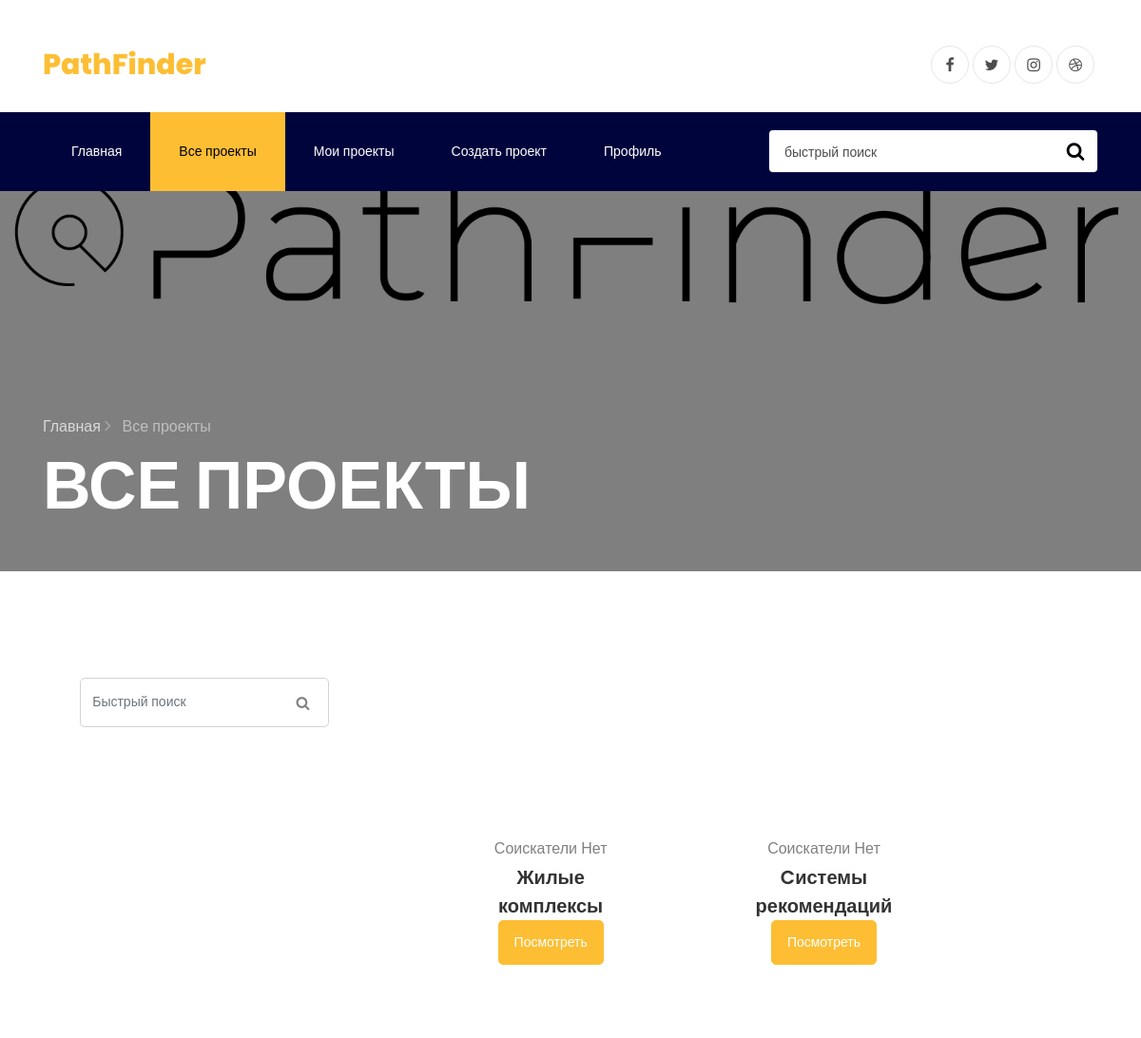
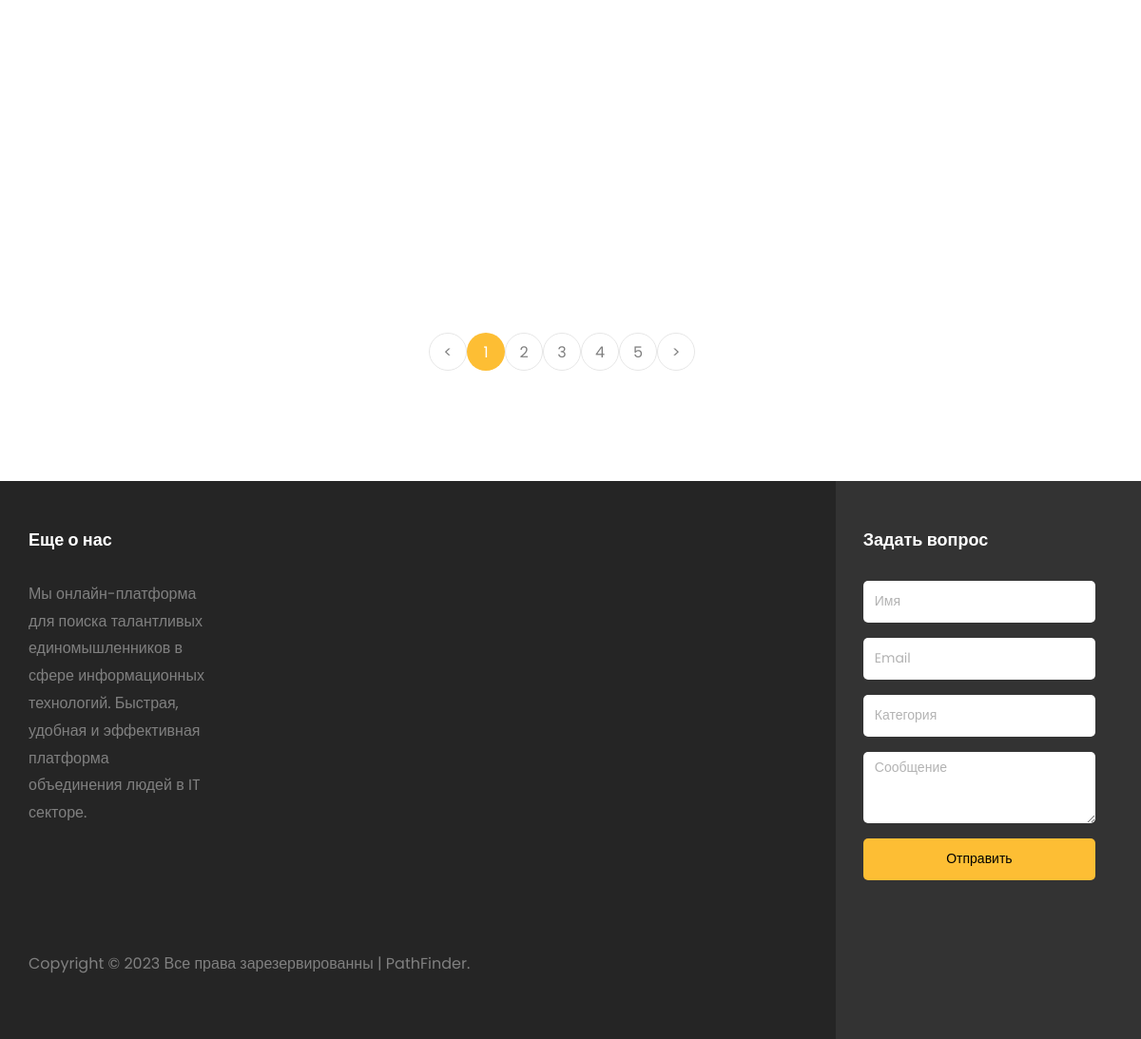
Screenshot of /shop.php?category=2&page=1 with the database file from the repository (2 pictures, top to bottom).
### tables this page shows
CREATE TABLE `products` (
  `id` int(11) NOT NULL,
  `product_class` int(11) NOT NULL,
  `product_name` text NOT NULL,
  `product_price` int(11) NOT NULL,
  `product_text` text NOT NULL,
  `product_widetext` varchar(9999) NOT NULL,
  `product_image` text NOT NULL,
  `user_id` text NOT NULL,
  `user_answer` mediumtext NOT NULL,
  `cords` mediumtext NOT NULL
);

### main_script.php (called while the page is built, shortened)
<?php
$hashh = 0;
?>

### shop.php (the view, shortened to what this page needs)
<!DOCTYPE html>
<html lang="ru">
<?php
include 'main_script.php';
$resulttt = mysqli_query($link, "SELECT `user_id` FROM `users` WHERE `user_hash` LIKE '$hashh'");
while ($dataaa = $resulttt->fetch_assoc()) {
	$userid = $dataaa['user_id'];
}
?>
<head>
	<link rel="stylesheet" href="https://stackpath.bootstrapcdn.com/font-awesome/4.7.0/css/font-awesome.min.css">
	<link rel="stylesheet" href="css/animate.css">
	<link rel="stylesheet" href="css/owl.carousel.min.css">
	<link rel="stylesheet" href="css/owl.theme.default.min.css">
	<link rel="stylesheet" href="css/magnific-popup.css">
	<link rel="stylesheet" href="css/ionicons.min.css">
	<link rel="stylesheet" href="css/flaticon.css">
	<link rel="stylesheet" href="css/icomoon.css">
	<link rel="stylesheet" href="css/style.css">
</head>
<body>
	<div class="container pt-5">
		<div class="row justify-content-between">
			<div class="col">
				<a class="navbar-brand" href="index.php"><span> PathFinder</span></a>
			</div>
			<div class="col d-flex justify-content-end">
				<div class="social-media">
					<p class="mb-0 d-flex">
						<a href="#" class="d-flex align-items-center justify-content-center"><span
								class="fa fa-facebook"><i class="sr-only">Facebook</i></span></a>
						<a href="#" class="d-flex align-items-center justify-content-center"><span
								class="fa fa-twitter"><i class="sr-only">Twitter</i></span></a>
						<a href="#" class="d-flex align-items-center justify-content-center"><span
								class="fa fa-instagram"><i class="sr-only">Instagram</i></span></a>
						<a href="#" class="d-flex align-items-center justify-content-center"><span
								class="fa fa-dribbble"><i class="sr-only">Dribbble</i></span></a>
					</p>
				</div>
			</div>
		</div>
	</div>
	<nav class="navbar navbar-expand-lg navbar-dark ftco_navbar bg-dark ftco-navbar-light" id="ftco-navbar">
		<div class="container">
			<form method="GET" class="searchform order-lg-last">
				<div class="form-group d-flex">
					<input type="text" name="search" class="form-control pl-3" placeholder="быстрый поиск">
					<button type="submit" placeholder="" class="form-control search"><span
							class="fa fa-search"></span></button>
				</div>
			</form>
			<div class="collapse navbar-collapse" id="ftco-nav">
				<ul class="navbar-nav mr-auto topmenu">
					<li class="nav-item"><a href="index.php" class="nav-link">Главная</a></li>
					<li class="nav-item active"><a href="shop.php?category=0&page=1" class="nav-link">Все проекты
						</a>
					</li>
					<?php
					if (mysqli_query($link, "SELECT `user_id` FROM `users` WHERE `user_hash` LIKE '$hashh'")->fetch_array() != 0) {
						if ($userid == 1) {
							echo '
						<li class="nav-item"><a href="orderinfo.php" class="nav-link">Админка</a></li>
						<li class="nav-item"><a href="contact.php" class="nav-link">Создать проект</a></li>';
						} elseif ($userid != 1) {
							echo '
						<li class="nav-item"><a href="cart.php" class="nav-link">Мои проекты</a></li>
						<li class="nav-item"><a href="contact.php" class="nav-link">Создать проект</a></li>';
						}
					}
					?>
					<li class="nav-item"><a href="user.php" class="nav-link">Профиль</a></li>
				</ul>
			</div>
		</div>
	</nav>
	<section class="hero-wrap hero-wrap-2" style="background-image: url('images/logo3.png');"
		data-stellar-background-ratio="0.75">
		<div class="overlay"></div>
		<div class="container">
			<div class="row no-gutters slider-text align-items-end">
				<div class="col-md-9 ftco-animate pb-5">
					<p class="breadcrumbs mb-2"><span class="mr-2"><a href="index.php">Главная <i
									class="ion-ios-arrow-forward"></i></a></span> <span>Все проекты </span></p>
					<h1 class="mb-0 bread">Все проекты </h1>
				</div>
			</div>
		</div>
	</section>
	<section class="ftco-section" style="max-width: 98.5%;">
		<div class="row d-flex no-gutters">
			<div class="col-lg-5 ftco-animate ">
				<div class="containerr">
					<div class="col-lg-4 sidebar pl-lg-5 ftco-animate">
						<div class="sidebar-box">
							<form method="GET" class="search-form">
								<div class="form-group">
									<span class="icon icon-search"></span>
									<input type="text" name="search" placeholder="Быстрый поиск" class="form-control">
								</div>
							</form>
						</div>
					</div>
					<div class="row d-flex" style="justify-content: space-evenly;">
						<?php
						if (isset($_GET['page'])) {
							$page = $_GET['page'];
							$products_up = $page * 24;
							$products_down = $products_up - 24;
						} else {
							$_GET['page'] = 1;
							$products_up = 24;
							$products_down = 0;
						}
						if (isset($_GET['search'])) {
							$zapros = trim($_GET['search']);
							$result = mysqli_query($link, "SELECT `id` FROM `products` WHERE `product_name` LIKE '%$zapros%'");
							while ($roow = $result->fetch_assoc()) {
								$iddds = $roow['id'];
								$resulttt = mysqli_query($link, "SELECT `product_image` FROM `products` WHERE `id` LIKE '$iddds'");
								while ($dataaa = $resulttt->fetch_assoc()) {
									echo '<div class="col-md-5 d-flex ftco-animate">
										<div class="blog-entry align-self-stretch">
											<a name="id' . $iddds . '" class="block-20 rounded"
												style="background-image: url(' . $dataaa['product_image'] . ');">
												</a>
												<div class="text mt-3 text-center">';
									$resultt = mysqli_query($link, "SELECT `product_name` FROM `products` WHERE `id` LIKE '$iddds'");
									while ($dataa = $resultt->fetch_assoc()) {
										echo '<h3 class="heading">' . $dataa['product_name'] . '
										<form method="GET" >
										<button class="btn btn-primary text-center" name="id" value="' . $iddds . '" type="submit">Посмотреть</button>
										</form>
										</h3>
										<div class="meta mb-2">
										<div class="row no-gutters slider-text align-items-end style="
										style="margin-left: 0px; margin-right: 0px; margin-bottom: 0px; display:flex; center; justify-content: center;">
										</div>
												<div>';
										echo '
																</div>
															</div>
														</div>
													</div>
												</div>';
									}
								}
							}
						} else {
							if (isset($_GET['category'])) {
								$category = $_GET['category'];
							} else {
								$category = 9;
							}
							$id = mysqli_query($link, "SELECT `id` FROM `products` WHERE `product_class` = '$category' AND `id` <= '$products_up' AND `id` >= '$products_down'");
							while ($row = $id->fetch_assoc()) {
								$maxid = $row['id'];
								$result = mysqli_query($link, "SELECT `product_image` FROM `products` WHERE `id` LIKE '$maxid' AND `product_class` LIKE '$category'");
								while ($row = $result->fetch_assoc()) {
									$result = mysqli_query($link, "SELECT `user_answer` FROM `products` WHERE `id` LIKE '$maxid'");
									while ($data = $result->fetch_assoc()) {
										$data['user_answer'] = str_replace('[', ',', $data['user_answer']);
										$data['user_answer'] = str_replace(']', ',', $data['user_answer']);
										$data['user_answer'] = str_replace('0', ',', $data['user_answer']);
										$data['user_answer'] = str_replace('', ',,', $data['user_answer']);
										$cart = explode(",", $data['user_answer']);
										$cart_count = count($cart) - 2;
										if ($cart_count <= 0) {
											$cart_count = 'Нет';
										}
									}
									echo '
											<div class="col-md-5 d-flex ftco-animate">
												<div class="blog-entry align-self-stretch">
													<a name="id' . $maxid . '" class="block-20 rounded"
														style="background-image: url(' . $row['product_image'] . ');background-position: bottom;height: 150px;
														width: 150px;background-size: cover;">
														</a>
														<div class="text mt-3 text-center">
														Соискатели ' . $cart_count;
									$resulttt = mysqli_query($link, "SELECT `product_name` FROM `products` WHERE `id` LIKE '$maxid'AND `product_class` LIKE '$category'");
									while ($rowww = $resulttt->fetch_assoc()) {
										echo '<h4 class="heading">' . $rowww['product_name'] . '
											<form method="GET" >
											<button class="btn btn-primary text-center" name="id" value="' . $maxid . '" type="submit">Посмотреть</button>
											</form>
											</h4>
											<div class="meta mb-2">
										<div class="row no-gutters slider-text align-items-end style="
										style="margin-left: 0px; margin-right: 0px; margin-bottom: 0px; display:flex; center; justify-content: center;">
										</div>
												<div>';
									}
									echo '
																</div>
															</div>
														</div>
													</div>
												</div>';
								}
							}
						}
						?>
					</div>
				</div>
			</div>
		</div>
		<div class="row mt-5">
			<div class="col text-center">
				<div class="block-27">
					<ul>
						<?php
						if (isset($_GET['page'])) {
							$page = $_GET['page'];
							if ($page == 1) {
								echo '<li><a>&lt;</a></li>';
								echo '<li class="active"><a href="?page=';
								echo $page;
								echo '&category=';
								echo $category;
								echo '">';
								echo $page;
								echo '</a></li>';
								echo '<li><a href="?page=';
								echo $page + 1;
								echo '&category=';
								echo $category;
								echo '">';
								echo $page + 1;
								echo '</a></li>';
								echo '<li><a href="?page=';
								echo $page + 2;
								echo '&category=';
								echo $category;
								echo '">';
								echo $page + 2;
								echo '</a></li>';
								echo '<li><a href="?page=';
								echo $page + 3;
								echo '&category=';
								echo $category;
								echo '">';
								echo $page + 3;
								echo '</a></li>';
								echo '<li ><a href="?page=';
								echo $page + 4;
								echo '&category=';
								echo $category;
								echo '">';
								echo $page + 4;
								echo '</a></li>';
								echo '<li><a href="?page=';
								echo $page + 1;
								echo '&category=';
								echo $category;
								echo '">';
								echo '&gt;';
								echo '</a></li>';
							}
						}
						?>
					</ul>
				</div>
			</div>
		</div>
	</section>
	<footer class="footer">
		<div class="container-fluid px-lg-5">
			<div class="row">
				<div class="col-md-9 py-5">
					<div class="row">
						<div class="col-md-4 mb-md-0 mb-4">
							<h2 class="footer-heading">Еще о нас</h2>
							<p>Мы онлайн-платформа для поиска талантливых единомышленников в сфере информационных технологий. Быстрая, удобная и эффективная платформа объединения людей в IT секторе.</p>
							<ul class="ftco-footer-social p-0">
							</ul>
						</div>
						<div class="col-md-8">
						</div>
					</div>
					<div class="row mt-md-5">
						<div class="col-md-12">
							<p class="copyright">
								Copyright &copy;
								 Все права зарезервированны |
								PathFinder.</a>
							</p>
						</div>
					</div>
				</div>
				<div class="col-md-3 py-md-5 py-4 aside-stretch-right pl-lg-5">
					<h2 class="footer-heading">Задать вопрос</h2>
					<form action="#" class="contact-form">
						<div class="form-group">
							<input type="text" class="form-control" placeholder="Имя">
						</div>
						<div class="form-group">
							<input type="text" class="form-control" placeholder="Email">
						</div>
						<div class="form-group">
							<input type="text" class="form-control" placeholder="Категория">
						</div>
						<div class="form-group">
							<textarea name="" id="" cols="30" rows="3" class="form-control"
								placeholder="Сообщение"></textarea>
						</div>
						<div class="form-group">
							<button type="submit" class="form-control submit px-3">Отправить</button>
						</div>
					</form>
				</div>
			</div>
		</div>
	</footer>
</body>
</html>

### css/icomoon.css (style rules this page uses)
[class^="icon-"], [class*=" icon-"] { font-family: 'icomoon' !important; speak: none; font-style: normal; font-weight: normal; font-variant: normal; text-transform: none; line-height: 1; -webkit-font-smoothing: antialiased; -moz-osx-font-smoothing: grayscale; }
.icon-search:before { content: "\f002"; }

### rows the page displays
products: cart_count "Нет", product_name "Жилые комплексы", $maxid 4 (drawn)
products: cart_count "Нет", product_name "Cистемы рекомендаций", $maxid 5 (drawn)

### other values shown
$page "1"
$page + 1 "2"
$page + 2 "3"
$page + 3 "4"
$page + 4 "5"
